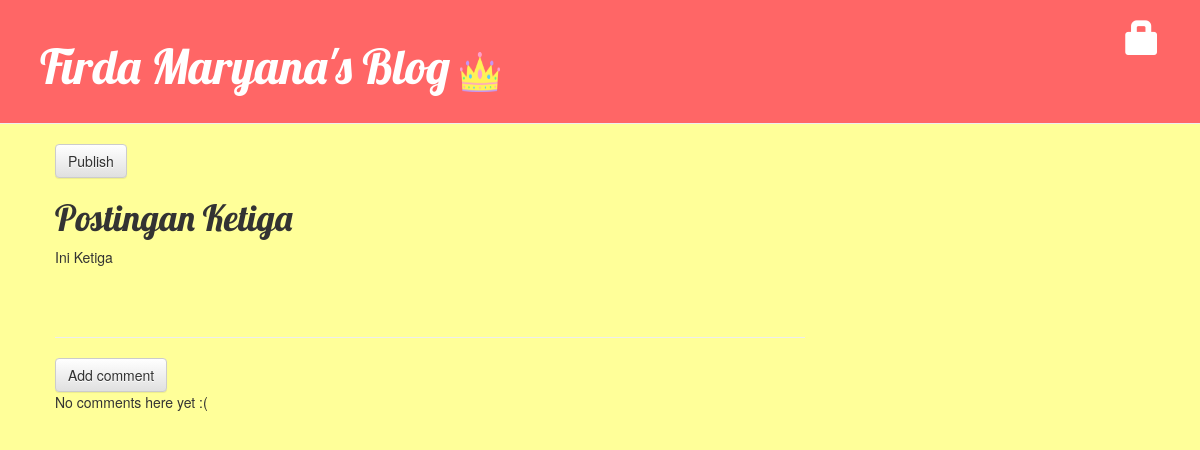
The app's page /blog/post/3/, older data.
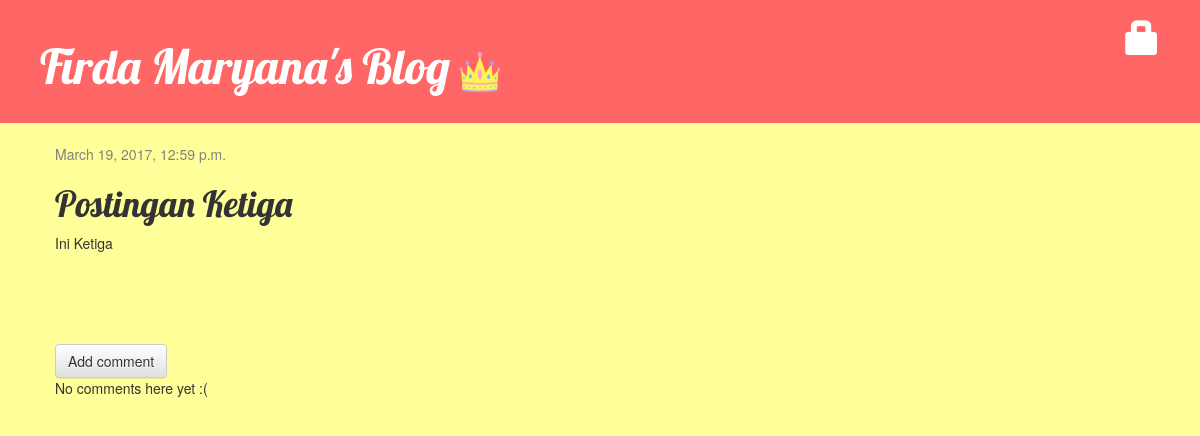
The same page, newer data.
### blog/models.py (models this page shows, shortened)
class Post(models.Model):
    author = models.ForeignKey('auth.User')
    title = models.CharField(max_length=200)
    text = models.TextField()
    created_date = models.DateTimeField(
            default=timezone.now)
    published_date = models.DateTimeField(
            blank=True, null=True)

### blog/views.py (the view)
# urls.py: url(r'^post/(?P<pk>\d+)/$', views.post_detail, name='post_detail'),
def post_detail(request, pk):
    post = get_object_or_404(Post, pk=pk)
    return render(request, 'blog/post_detail.html', {'post': post})

### blog/templates/blog/post_detail.html (shortened to what this page needs)
{% extends 'blog/base.html' %}
{% block content %}
    <div class="post">
       {% if post.published_date %}
    <div class="date">
        {{ post.published_date }}
    </div>
{% else %}
    <a class="btn btn-default" href="{% url 'post_publish' pk=post.pk %}">Publish</a>
{% endif %}
        <h1>{{ post.title }}</h1>
        <p>{{ post.text|linebreaksbr }}</p>
    </div>
<hr>
<a class="btn btn-default" href="{% url 'add_comment_to_post' pk=post.pk %}">Add comment</a>
{% for comment in post.comments.all %}
    {% if user.is_authenticated or comment.approved_comment %}
    <div class="comment">
        <div class="date">
            {{ comment.created_date }}
            {% if not comment.approved_comment %}
                <a class="btn btn-default" href="{% url 'comment_remove' pk=comment.pk %}"><span class="glyphicon glyphicon-remove"></span></a>
                <a class="btn btn-default" href="{% url 'comment_approve' pk=comment.pk %}"><span class="glyphicon glyphicon-ok"></span></a>
            {% endif %}
        </div>
        <strong>{{ comment.author }}</strong>
        <p>{{ comment.text|linebreaks }}</p>
    </div>
    {% endif %}
{% empty %}
    <p>No comments here yet :(</p>
{% endfor %}
{% endblock %}

Row changes from the older to the newer data that the page shows:
changed Post "Postingan Ketiga": published_date (not shown) → "March 19, 2017, 12:59 p.m."
Text that changed along with them:
text no longer shown: "Publish"
